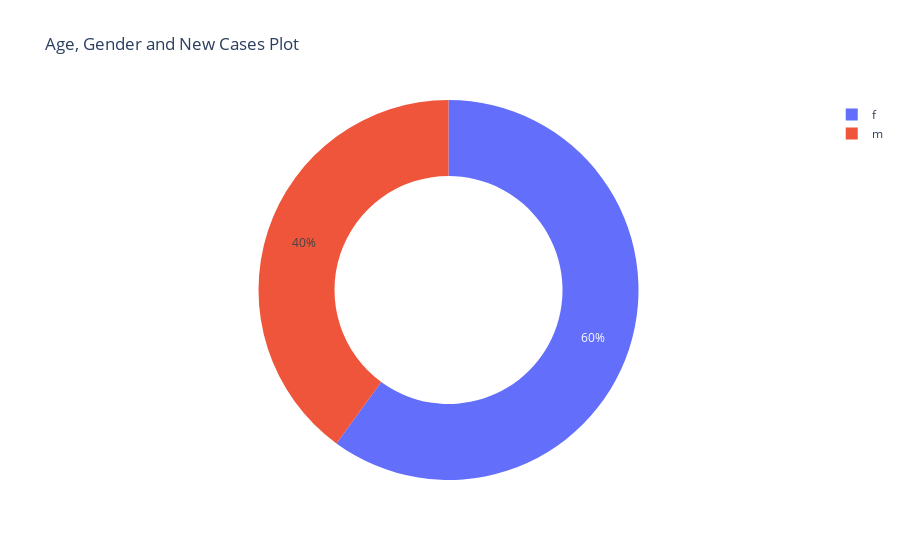

This figure's notebook cell:
### Code cell
AGE_GRP = '20-30'

fig = px.pie(pd.concat([df_m[AGE_GRP][-7:], df_f[AGE_GRP][-7:]], axis=0), 
             values='New Cases', names='Sex', 
             title='Age, Gender and New Cases Plot',
             hole=.6)
fig.show()

### Figure 1 — Plotly figure (JSON) as saved in the notebook; plotly's stock layout.template omitted (floating-point values rounded to 4 significant figures)
{"data": [{"domain": {"x": [0, 1], "y": [0, 1]}, "hole": 0.6, "hovertemplate": "Sex=%{label}<br>New Cases=%{value}<extra></extra>", "labels": ["m", "m", "m", "m", "m", "m", "m", "f", "f", "f", "f", "f", "f", "f"], "legendgroup": "", "name": "", "showlegend": true, "type": "pie", "values": [11.8, 13.3, 0.9, 10.9, 22.1, 40.7, 8.3, 30, 23.7, 9, 44.1, 13, 36.7, 5.8]}], "layout": {"legend": {"tracegroupgap": 0}, "title": {"text": "Age, Gender and New Cases Plot"}}}
